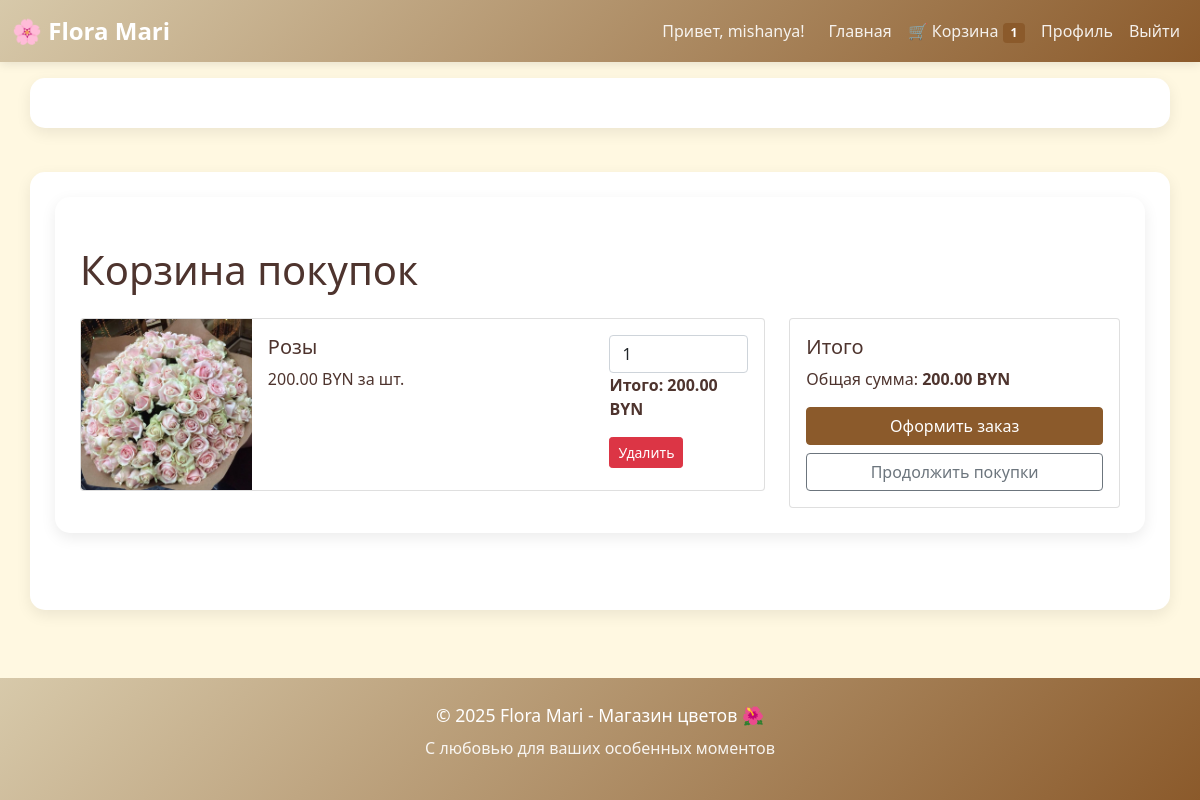
The page /cart/ (signed in) on the database as committed earlier.
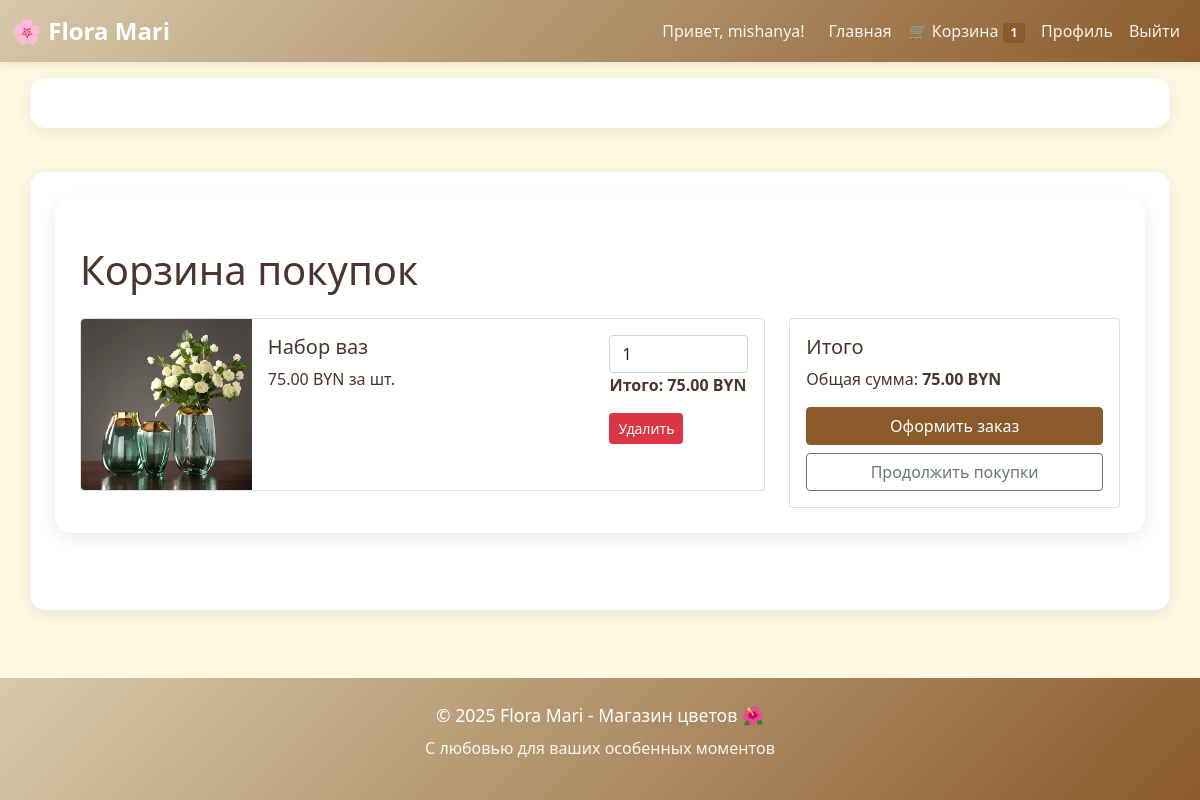
The same page on the database as committed later.
### cart/models.py (models this page shows, shortened)
class CartItem(models.Model):
    user = models.ForeignKey(
        settings.AUTH_USER_MODEL,
        on_delete=models.CASCADE,
        verbose_name="Пользователь"
    )
    product = models.ForeignKey(
        Product,
        on_delete=models.CASCADE,
        verbose_name="Товар"
    )
    quantity = models.PositiveIntegerField(
        default=1,
        validators=[MinValueValidator(1)],
        verbose_name="Количество"
    )
    created_at = models.DateTimeField(auto_now_add=True)
    updated_at = models.DateTimeField(auto_now=True)
    class Meta:
        verbose_name = "Элемент корзины"
        verbose_name_plural = "Элементы корзины"
        unique_together = ['user', 'product']  # Один товар - одна запись у пользователя
    @property
    def total_price(self):
        return self.product.price * self.quantity

### shop/models.py (models this page shows, shortened)
class Product(models.Model):
    CATEGORY_CHOICES =[
        ('BOUQUET','Букеты'),
        ('POT','Комнактные расстения'),
        ('DRIED','Сухоцветы'),
        ('ACCESSORY','Аксессуары'),
    ]
    name = models.CharField(max_length=200, verbose_name="Название")
    description = models.TextField(blank=True, verbose_name="Описание")
    price = models.DecimalField(
        max_digits=10,
        decimal_places=2,
        validators=[MinValueValidator(Decimal('0.01'))],
        verbose_name="Цена"
    )
    image = models.ImageField(
        upload_to='products/',
        blank=True,
        verbose_name="Изображение",
        help_text="Формат: JPG, PNG. Максимальный размер: 2MB"
    )
    category = models.CharField(
        max_length=20,
        choices= CATEGORY_CHOICES,
        default='BOUQUET',
        verbose_name="Категория"
    )
    is_active = models.BooleanField(default=True, verbose_name="Активный")
    created_at = models.DateTimeField(auto_now_add=True)
    updated_at = models.DateTimeField(auto_now=True)
    class Meta:
        verbose_name = "Товар"
        verbose_name_plural = "Товары"
        ordering = ['-created_at']

### cart/views.py (the view)
# urls.py: path('', views.cart_view, name='cart_view'),
@login_required
def cart_view(request):
    cart_items = CartItem.objects.filter(user=request.user)
    total = sum(item.total_price for item in cart_items)
    return render(request, 'cart/cart.html', {
        'cart_items': cart_items,
        'total': total
    })

### cart/views.py (called while the page is built)
def cart_items_count(request):
    if request.user.is_authenticated:
        count = CartItem.objects.filter(user=request.user).count()
    else:
        count = 0
    return {'cart_items_count': count}

### cart/templates/cart/cart.html (shortened to what this page needs)
{% extends 'shop/base.html' %}
{% block content %}
<div class="container">
    <h1 class="my-4">Корзина покупок</h1>
    {% if cart_items %}
    <div class="row">
        <div class="col-md-8">
            {% for item in cart_items %}
            <div class="card mb-3">
                <div class="row g-0">
                    <div class="col-md-3">
                        {% if item.product.image %}
                        <img src="{{ item.product.image.url }}" class="img-fluid rounded-start" alt="{{ item.product.name }}">
                        {% endif %}
                    </div>
                    <div class="col-md-6">
                        <div class="card-body">
                            <h5 class="card-title">{{ item.product.name }}</h5>
                            <p class="card-text">{{ item.product.price }} BYN за шт.</p>
                        </div>
                    </div>
                    <div class="col-md-3">
                        <div class="card-body">
                            <form method="post" action="{% url 'cart:update_cart' item.id %}" class="quantity-form">
                                <input type="number" name="quantity" value="{{ item.quantity }}"
                                        min="1" class="form-control quantity-input"
                                        data-item-id="{{ item.id }}">
                            </form>
                            <p class="card-text"><strong>Итого: {{ item.total_price }} BYN</strong></p>
                            <a href="{% url 'cart:remove_from_cart' item.id %}" class="btn btn-danger btn-sm">Удалить</a>
                        </div>
                    </div>
                </div>
            </div>
            {% endfor %}
        </div>
        <div class="col-md-4">
            <div class="card">
                <div class="card-body">
                    <h5 class="card-title">Итого</h5>
                    <p class="card-text">Общая сумма: <strong>{{ total }} BYN</strong></p>
                    <form method="get" action="{% url 'orders:create_order' %}">
                        <button type="submit" class="btn btn-success w-100">Оформить заказ</button>
                    </form>
                    <a href="/" class="btn btn-outline-secondary w-100 mt-2">Продолжить покупки</a>
                </div>
            </div>
        </div>
    </div>
    {% else %}
    <div class="text-center">
        <p>Ваша корзина пуста</p>
        <a href="/" class="btn btn-success">Начать покупки</a>
    </div>
    {% endif %}
</div>
{% endblock %}

### shop/templates/shop/base.html (shortened to what this page needs)
<!DOCTYPE html>
<html lang="ru">
<head>
    <link href="https://cdn.jsdelivr.net/npm/bootstrap@5.1.3/dist/css/bootstrap.min.css" rel="stylesheet">
</head>
<body>
    <nav class="navbar navbar-expand-lg navbar-dark">
        <div class="container-fluid">
            <a class="navbar-brand" href="/">
                🌸 Flora Mari
            </a>
            <div class="collapse navbar-collapse" id="navbarNav">
                <div class="navbar-nav ms-auto">
                    {% if user.is_authenticated %}
                        <span class="navbar-text me-3">Привет, {{ user.username }}!</span>
                        <a class="nav-link" href="/">Главная</a>
                        <a class="nav-link" href="{% url 'cart:cart_view' %}">
                            🛒 Корзина {% if cart_items_count %}<span class="badge bg-danger">{{ cart_items_count }}</span>{% endif %}
                        </a>
                        <a class="nav-link" href="{% url 'users:profile' %}">Профиль</a>
                        <a class="nav-link" href="{% url 'users:logout' %}">Выйти</a>
                    {% else %}
                        <a class="nav-link" href="/">Главная</a>
                        <a class="nav-link" href="{% url 'users:login' %}">Войти</a>
                        <a class="nav-link" href="{% url 'users:register' %}">Регистрация</a>
                    {% endif %}
                </div>
            </div>
        </div>
    </nav>
    <div class="container mt-3">
    </div>
    <div class="container mt-4">
        {% block content %}
        {% endblock %}
    </div>
    <footer class="text-center py-4 mt-5">
        <div class="container-fluid">
            <p style="margin: 0; font-size: 1.1rem;">
                © 2025 Flora Mari - Магазин цветов 🌺
            </p>
            <p class="mt-2" style="opacity: 0.9;">
                С любовью для ваших особенных моментов
            </p>
        </div>
    </footer>
</body>
</html>

### shop/templates/shop/base.html (style rules this page uses)
:root { --beige-primary: #f5e8d3; --beige-dark: #d7c9aa; --brown-accent: #8b5a2b; --chocolate: #5d4037; --cream: #fff8e1; --text-dark: #4e342e; }
body { background-color: var(--cream); color: var(--text-dark); }
.navbar { background: linear-gradient(135deg, var(--beige-dark), var(--brown-accent)) !important; box-shadow: 0 2px 10px rgba(0,0,0,0.1); }
.navbar-brand { font-weight: bold; font-size: 1.5rem; color: white !important; }
.nav-link { color: rgba(255,255,255,0.9) !important; transition: all 0.3s ease; }
.btn-success { background-color: var(--brown-accent); border-color: var(--brown-accent); color: white; }
.badge.bg-danger { background-color: var(--brown-accent) !important; }
footer { background: linear-gradient(135deg, var(--beige-dark), var(--brown-accent)); color: white; margin-top: auto; }
.container { background-color: white; border-radius: 15px; padding: 25px; box-shadow: 0 5px 15px rgba(0,0,0,0.08); margin-bottom: 20px; }
.navbar-text { color: rgba(255,255,255,0.9) !important; }
html, body { height: 100%; }
body { display: flex; flex-direction: column; min-height: 100vh; }
.container.mt-4 { flex: 1 0 auto; }
footer { flex-shrink: 0; }

Rows that differ between the two databases and show on the page:
removed CartItem: product.image (picture), product.name "Розы", product.price "200.00", quantity "1", total_price "200.00"
added CartItem: product.image (picture), product.name "Набор ваз", product.price "75.00", quantity "1", total_price "75.00"
Other text that changed with them:
{{ total }}: "200.00" → "75.00"
